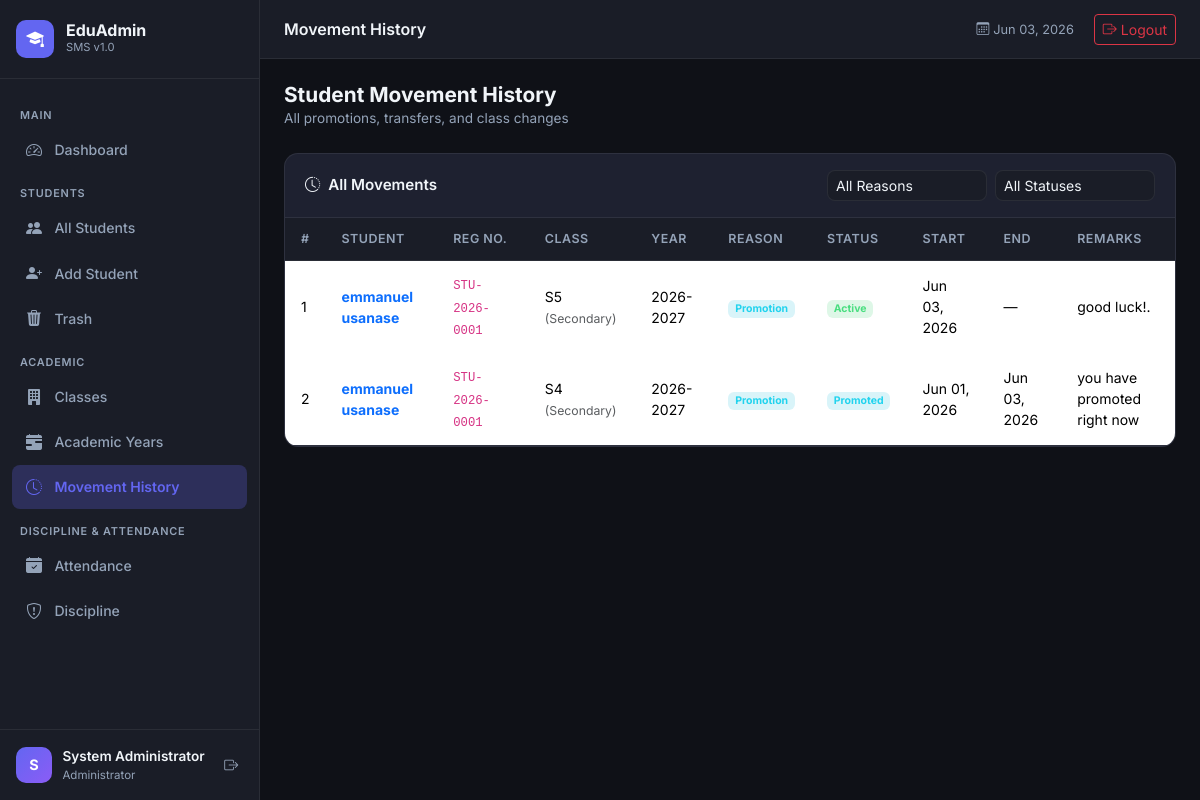
The app's page /public/index.php?page=history (signed in) with its own data.
### tables this page shows
CREATE TABLE `student_class_history` (
  `id` int(11) NOT NULL,
  `student_id` int(11) NOT NULL,
  `class_id` int(11) NOT NULL,
  `academic_year_id` int(11) NOT NULL,
  `status` enum('active','promoted','transferred','completed','repeated') DEFAULT 'active',
  `reason` enum('New Admission','Promotion','Transfer','Repeat') DEFAULT 'New Admission',
  `start_date` date NOT NULL,
  `end_date` date DEFAULT NULL,
  `remarks` text DEFAULT NULL,
  `created_at` timestamp NOT NULL DEFAULT current_timestamp(),
  `updated_at` timestamp NOT NULL DEFAULT current_timestamp() ON UPDATE current_timestamp()
);

CREATE TABLE `students` (
  `id` int(11) NOT NULL,
  `registration_number` varchar(50) NOT NULL,
  `first_name` varchar(100) NOT NULL,
  `last_name` varchar(100) NOT NULL,
  `gender` enum('Male','Female','Other') NOT NULL,
  `date_of_birth` date NOT NULL,
  `photo` varchar(255) DEFAULT NULL,
  `parent_name` varchar(200) DEFAULT NULL,
  `parent_phone` varchar(30) DEFAULT NULL,
  `guardian_name` varchar(200) DEFAULT NULL,
  `guardian_phone` varchar(30) DEFAULT NULL,
  `address` text DEFAULT NULL,
  `village` varchar(100) DEFAULT NULL,
  `sector` varchar(100) DEFAULT NULL,
  `district` varchar(100) DEFAULT NULL,
  `email` varchar(200) DEFAULT NULL,
  `nationality` varchar(100) DEFAULT 'Rwandan',
  `admission_date` date NOT NULL,
  `deleted_at` timestamp NULL DEFAULT NULL,
  `created_at` timestamp NOT NULL DEFAULT current_timestamp(),
  `updated_at` timestamp NOT NULL DEFAULT current_timestamp() ON UPDATE current_timestamp()
);

CREATE TABLE `classes` (
  `id` int(11) NOT NULL,
  `class_name` varchar(50) NOT NULL,
  `level` varchar(50) NOT NULL,
  `description` text DEFAULT NULL,
  `created_at` timestamp NOT NULL DEFAULT current_timestamp(),
  `updated_at` timestamp NOT NULL DEFAULT current_timestamp() ON UPDATE current_timestamp()
);

CREATE TABLE `academic_years` (
  `id` int(11) NOT NULL,
  `year_name` varchar(20) NOT NULL,
  `status` enum('active','inactive') DEFAULT 'inactive',
  `created_at` timestamp NOT NULL DEFAULT current_timestamp(),
  `updated_at` timestamp NOT NULL DEFAULT current_timestamp() ON UPDATE current_timestamp()
);

### app/controllers/HistoryController.php (called while the page is built, shortened)
<?php
class HistoryController {
    private HistoryModel $model;
    public function __construct() {
        $this->model        = new HistoryModel();
    }
    public function index(): void {
        $movements = $this->model->getRecentTransfers(50);
        require_once APP . '/views/history/index.php';
    }
}

### app/config/database.php (called while the page is built)
<?php
class Database {
    private static $instance = null;
    private PDO $pdo;
    private string $host     = '127.0.0.1';
    private string $dbname   = 'student_management';
    private string $username = 'root';
    private string $password = '';
    private string $charset  = 'utf8mb4';
    private string $port     = '3306';
    private function __construct() {
        $dsn = "mysql:host={$this->host};port={$this->port};dbname={$this->dbname};charset={$this->charset}";
        $options = [
            PDO::ATTR_ERRMODE            => PDO::ERRMODE_EXCEPTION,
            PDO::ATTR_DEFAULT_FETCH_MODE => PDO::FETCH_ASSOC,
            PDO::ATTR_EMULATE_PREPARES   => false,
        ];
        $this->pdo = new PDO($dsn, $this->username, $this->password, $options);
    }
    public static function getInstance(): self {
        if (self::$instance === null) {
            self::$instance = new self();
        }
        return self::$instance;
    }
    public function getConnection(): PDO {
        return $this->pdo;
    }
}

### app/models/Model.php (called while the page is built, shortened)
<?php
abstract class Model {
    protected PDO $db;
    public function __construct() {
        $this->db = Database::getInstance()->getConnection();
    }
    protected function query(string $sql, array $params = []): PDOStatement {
        $stmt = $this->db->prepare($sql);
        $stmt->execute($params);
        return $stmt;
    }
    protected function fetchAll(string $sql, array $params = []): array {
        return $this->query($sql, $params)->fetchAll();
    }
}

### app/models/HistoryModel.php (called while the page is built, shortened)
<?php
class HistoryModel extends Model {
    public function getRecentTransfers(int $limit = 5): array {
        return $this->fetchAll(
            "SELECT h.*, s.first_name, s.last_name, s.registration_number,
                    c.class_name, c.level, ay.year_name
             FROM student_class_history h
             JOIN students s ON s.id = h.student_id
             JOIN classes c ON c.id = h.class_id
             JOIN academic_years ay ON ay.id = h.academic_year_id
             WHERE h.reason IN ('Transfer','Promotion')
             ORDER BY h.created_at DESC LIMIT ?",
            [$limit]
        );
    }
}

### app/views/history/index.php (the view, shortened to what this page needs)
<?php
require_once APP . '/views/layouts/header.php';
?>
<div class="page-header mb-4">
    <div>
        <h3 class="page-title">Student Movement History</h3>
        <p class="page-subtitle">All promotions, transfers, and class changes</p>
    </div>
</div>
<div class="card-glass">
    <div class="card-glass-header d-flex justify-content-between align-items-center">
        <h5><i class="bi bi-clock-history me-2"></i>All Movements</h5>
        <div class="d-flex gap-2">
            <select class="form-select form-select-sm" id="filterReason" style="width:160px" onchange="filterTable()">
                <option value="">All Reasons</option>
            </select>
            <select class="form-select form-select-sm" id="filterStatus" style="width:160px" onchange="filterTable()">
                <option value="">All Statuses</option>
            </select>
        </div>
    </div>
    <div class="card-glass-body p-0">
        <div class="table-responsive">
            <table id="historyTable" class="table table-hover mb-0">
                <thead>
                    <tr>
                        <th>#</th><th>Student</th><th>Reg No.</th><th>Class</th>
                        <th>Year</th><th>Reason</th><th>Status</th>
                        <th>Start</th><th>End</th><th>Remarks</th>
                    </tr>
                </thead>
                <tbody>
                <?php foreach ($movements as $i => $m): ?>
                <tr>
                    <td><?= $i+1 ?></td>
                    <td>
                        <a href="?page=students&action=view&id=<?= $m['student_id'] ?>" class="text-decoration-none">
                            <strong><?= htmlspecialchars($m['first_name'].' '.$m['last_name']) ?></strong>
                        </a>
                    </td>
                    <td><code><?= htmlspecialchars($m['registration_number']) ?></code></td>
                    <td><?= htmlspecialchars($m['class_name']) ?> <small class="text-muted">(<?= $m['level'] ?>)</small></td>
                    <td><?= htmlspecialchars($m['year_name']) ?></td>
                    <td>
                        <span class="badge reason-<?= strtolower(str_replace(' ','-',$m['reason'])) ?>">
                            <?= $m['reason'] ?>
                        </span>
                    </td>
                    <td><span class="badge status-<?= $m['status'] ?>"><?= ucfirst($m['status']) ?></span></td>
                    <td><?= $m['start_date'] ? date('M d, Y', strtotime($m['start_date'])) : '—' ?></td>
                    <td><?= $m['end_date']   ? date('M d, Y', strtotime($m['end_date']))   : '—' ?></td>
                    <td><?= htmlspecialchars($m['remarks'] ?? '—') ?></td>
                </tr>
                <?php endforeach; ?>
                </tbody>
            </table>
        </div>
    </div>
</div>
<?php require_once APP . '/views/layouts/footer.php'; ?>

### public/assets/css/style.css (style rules this page uses)
:root { --bg-primary: #0f1117; --bg-secondary: #1a1d27; --bg-card: #1e2130; --bg-card-hover:#252840; --sidebar-w: 260px; --accent: #6366f1; --accent-hover: #5153d6; --accent-glow: rgba(99,102,241,0.25); --success: #22c55e; --warning: #f59e0b; --danger: #ef4444; --info: #06b6d4; --text-primary: #f1f5f9; --text-muted: #94a3b8; --border: rgba(255,255,255,0.07); --radius: 14px; --radius-sm: 8px; --shadow: 0 4px 24px rgba(0,0,0,0.4); --transition: 0.2s ease; }
*, *::before, *::after { box-sizing: border-box; margin: 0; padding: 0; }
body { font-family: 'Inter', sans-serif; background: var(--bg-primary); color: var(--text-primary); font-size: 14px; }
.form-control, .form-select { background: var(--bg-secondary); border: 1px solid var(--border); color: var(--text-primary); border-radius: var(--radius-sm); }
.app-body { display: flex; min-height: 100vh; overflow-x: hidden; }
.page-header { display: flex; align-items: center; justify-content: space-between; flex-wrap: wrap; gap: 1rem; }
.page-title { font-size: 1.3rem; font-weight: 700; margin: 0; }
.page-subtitle { color: var(--text-muted); margin: 0; font-size: 0.85rem; }
.card-glass { background: var(--bg-card); border: 1px solid var(--border); border-radius: var(--radius); overflow: hidden; }
.card-glass-header { padding: 1rem 1.25rem; border-bottom: 1px solid var(--border); }
.card-glass-header h5 { margin: 0; font-size: 0.95rem; font-weight: 600; }
.card-glass-body { padding: 1.25rem; }
.table { color: var(--text-primary); border-color: var(--border); }
.table thead th { background: var(--bg-secondary); color: var(--text-muted); font-size: 0.78rem; font-weight: 600; text-transform: uppercase; letter-spacing: 0.5px; border-color: var(--border); padding: 0.75rem 1rem; white-space: nowrap; }
.table tbody td { border-color: var(--border); padding: 0.75rem 1rem; vertical-align: middle; }
.status-active { background: rgba(34,197,94,0.15); color: #4ade80; }
.status-promoted { background: rgba(6,182,212,0.15); color: #22d3ee; }
.reason-promotion { background: rgba(6,182,212,0.15); color: #22d3ee; }

### records on screen
student_class_history: student.last_name "emmanuel usanase", student.registration_number "STU-2026-0001", class.class_name "S5", class.level "Secondary", academic_year.year_name "2026-2027", reason "Promotion", status "Active", start_date "Jun 03, 2026", remarks "good luck!."
student_class_history: student.last_name "emmanuel usanase", student.registration_number "STU-2026-0001", class.class_name "S4", class.level "Secondary", academic_year.year_name "2026-2027", reason "Promotion", status "Promoted", start_date "Jun 01, 2026", end_date "Jun 03, 2026", remarks "you have promoted right now"

### other values on screen
substr($adminName,0,1) "S"
$adminName "System Administrator"
$pageTitle "Movement History"
